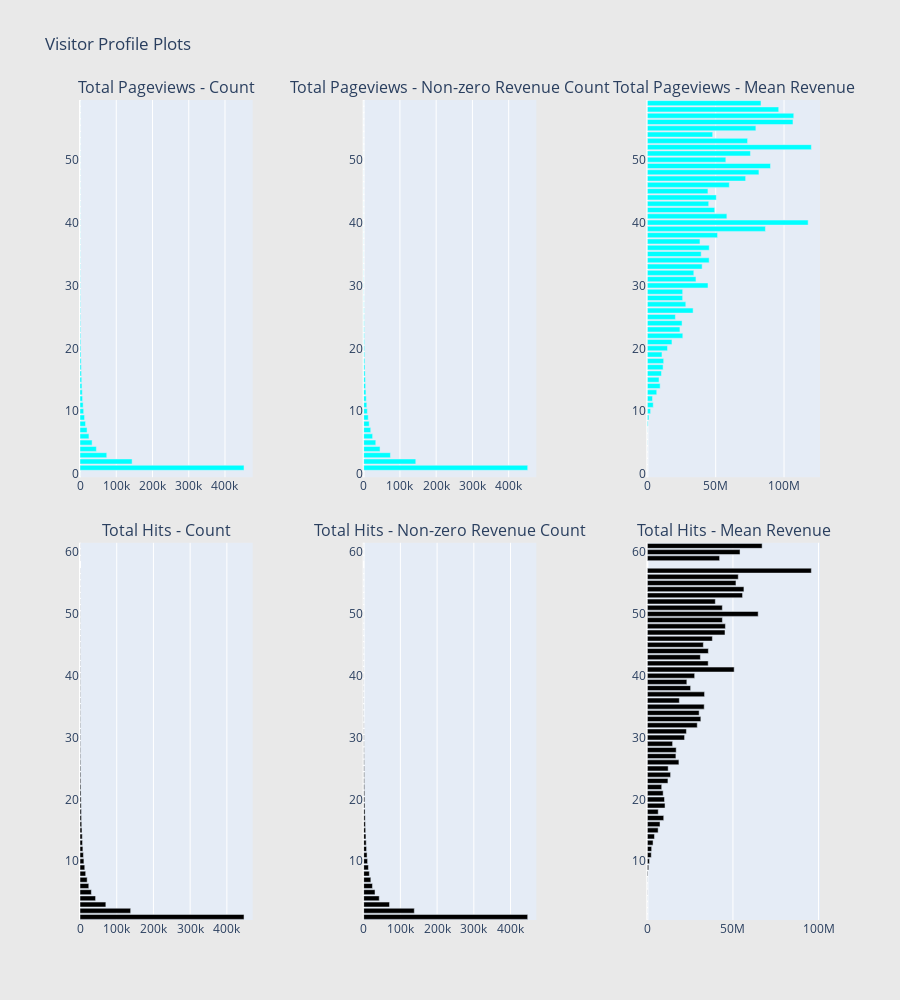

Notebook code for this chart:
### Markdown cell above
Visitor Profile:
Now let us look at the visitor profile variables like number of pageviews by the visitor, number of hits by the visitor and see how they look.

### Code cell
# Page views
cnt_srs = train.groupby('totals.pageviews')['totals.transactionRevenue'].agg(['size', 'count', 'mean'])
cnt_srs.columns = ["count", "count of non-zero revenue", "mean"]
cnt_srs = cnt_srs.sort_values(by="count", ascending=False)
trace1 = horizontal_bar_chart(cnt_srs["count"].head(60), 'cyan')
trace2 = horizontal_bar_chart(cnt_srs["count of non-zero revenue"].head(60), 'cyan')
trace5 = horizontal_bar_chart(cnt_srs["mean"].head(60), 'cyan')

# Hits
cnt_srs = train.groupby('totals.hits')['totals.transactionRevenue'].agg(['size', 'count', 'mean'])
cnt_srs.columns = ["count", "count of non-zero revenue", 'mean']
cnt_srs = cnt_srs.sort_values(by="count", ascending=False)
trace3 = horizontal_bar_chart(cnt_srs["count"].head(60), 'black')
trace4 = horizontal_bar_chart(cnt_srs["count of non-zero revenue"].head(60), 'black')
trace6 = horizontal_bar_chart(cnt_srs["mean"].head(60), 'black')

# Creating two subplots
fig = tools.make_subplots(rows=2, cols=3, vertical_spacing=0.08, horizontal_spacing=0.15, 
                          subplot_titles=["Total Pageviews - Count", "Total Pageviews - Non-zero Revenue Count", "Total Pageviews - Mean Revenue",
                                          "Total Hits - Count",  "Total Hits - Non-zero Revenue Count", "Total Hits - Mean Revenue"])

fig.append_trace(trace1, 1, 1)
fig.append_trace(trace2, 1, 2)
fig.append_trace(trace5, 1, 3)
fig.append_trace(trace3, 2, 1)
fig.append_trace(trace4, 2, 2)
fig.append_trace(trace6, 2, 3)

fig['layout'].update(height=1000, width=900, paper_bgcolor='rgb(233,233,233)', title="Visitor Profile Plots")
py.iplot(fig, filename='visitor-profile-plots')

### Figure 1 — Plotly figure (JSON) as saved in the notebook; plotly's stock layout.template omitted (floating-point values rounded to 4 significant figures)
{"data": [{"marker": {"color": "cyan"}, "orientation": "h", "showlegend": false, "type": "bar", "x": [88, 94, 100, 112, 114, 124, 134, 135, 162, 168, 184, 192, 222, 225, 240, 242, 265, 268, 298, 338, 355, 388, 410, 453, 509, 535, 567, 674, 704, 847, 873, 875, 1091, 1143, 1318, 1413, 1567, 1722, 1949, 2211, 2409, 2682, 3150, 3511, 4010, 4720, 5291, 6197, 7097, 8671, 10104, 12585, 15272, 19476, 24688, 33411, 45192, 73835, 143770, 452522], "xaxis": "x", "y": ["59", "58", 0, "56", "57", "55", "54", "53", "50", "52", "51", "49", "48", "47", "46", "44", "43", "45", "42", "41", "40", "39", "38", "37", "36", "35", "34", "33", "32", "31", "30", "29", "28", "27", "26", "25", "24", "23", "22", "21", "20", "19", "18", "17", "16", "15", "14", "13", "12", "11", "10", "9", "8", "7", "6", "5", "4", "3", "2", "1"], "yaxis": "y"}, {"marker": {"color": "cyan"}, "orientation": "h", "showlegend": false, "type": "bar", "x": [88, 94, 100, 112, 114, 124, 134, 135, 162, 168, 184, 192, 222, 225, 240, 242, 265, 268, 298, 338, 355, 388, 410, 453, 509, 535, 567, 674, 704, 847, 873, 875, 1091, 1143, 1318, 1413, 1567, 1722, 1949, 2211, 2409, 2682, 3150, 3511, 4010, 4720, 5291, 6197, 7097, 8671, 10104, 12585, 15272, 19476, 24688, 33411, 45192, 73835, 143770, 452522], "xaxis": "x2", "y": ["59", "58", 0, "56", "57", "55", "54", "53", "50", "52", "51", "49", "48", "47", "46", "44", "43", "45", "42", "41", "40", "39", "38", "37", "36", "35", "34", "33", "32", "31", "30", "29", "28", "27", "26", "25", "24", "23", "22", "21", "20", "19", "18", "17", "16", "15", "14", "13", "12", "11", "10", "9", "8", "7", "6", "5", "4", "3", "2", "1"], "yaxis": "y2"}, {"marker": {"color": "cyan"}, "orientation": "h", "showlegend": false, "type": "bar", "x": [83160000.0, 96110000.0, 0, 106500000.0, 107100000.0, 79390000.0, 47800000.0, 73320000.0, 57420000.0, 120000000.0, 75430000.0, 90100000.0, 81630000.0, 71900000.0, 59933000, 50430000.0, 44890000.0, 44320000.0, 49310000.0, 58180000.0, 117600000.0, 86380000.0, 51370000.0, 38500000.0, 45280000.0, 39400000.0, 45220000.0, 40100000.0, 33980000.0, 35570000.0, 44370000.0, 25850000.0, 25830000.0, 28130000.0, 33490000.0, 20520000.0, 25400000.0, 23840000.0, 25950000.0, 18010000.0, 14750000.0, 10720000.0, 11950000.0, 11540000.0, 10330000.0, 8565000.0, 9362000.0, 6880000.0, 3789000.0, 4324000.0, 2378000.0, 1151000.0, 555900.0, 79880.0, 13590.0, 81350.0, 22000.0, 2860.0, 8448.0, 0], "xaxis": "x3", "y": ["59", "58", 0, "56", "57", "55", "54", "53", "50", "52", "51", "49", "48", "47", "46", "44", "43", "45", "42", "41", "40", "39", "38", "37", "36", "35", "34", "33", "32", "31", "30", "29", "28", "27", "26", "25", "24", "23", "22", "21", "20", "19", "18", "17", "16", "15", "14", "13", "12", "11", "10", "9", "8", "7", "6", "5", "4", "3", "2", "1"], "yaxis": "y3"}, {"marker": {"color": "black"}, "orientation": "h", "showlegend": false, "type": "bar", "x": [198, 203, 206, 211, 212, 227, 246, 261, 269, 316, 333, 348, 349, 363, 424, 438, 454, 501, 527, 553, 621, 693, 724, 745, 785, 845, 846, 944, 1088, 1104, 1289, 1291, 1406, 1504, 1718, 1925, 2126, 2190, 2477, 2798, 3064, 3291, 3755, 4130, 4716, 5384, 6194, 6881, 7879, 9264, 10640, 12959, 15484, 19518, 23918, 30939, 42444, 70402, 137952, 446754], "xaxis": "x4", "y": ["61", "59", "60", "56", "57", "55", "54", "52", "53", "50", "51", "49", "48", "47", "46", "45", "44", "43", "42", "41", "40", "39", "38", "37", "36", "35", "34", "33", "32", "31", "30", "29", "28", "27", "26", "25", "24", "23", "22", "21", "20", "19", "18", "17", "16", "15", "14", "13", "12", "11", "10", "9", "8", "7", "6", "5", "4", "3", "2", "1"], "yaxis": "y4"}, {"marker": {"color": "black"}, "orientation": "h", "showlegend": false, "type": "bar", "x": [198, 203, 206, 211, 212, 227, 246, 261, 269, 316, 333, 348, 349, 363, 424, 438, 454, 501, 527, 553, 621, 693, 724, 745, 785, 845, 846, 944, 1088, 1104, 1289, 1291, 1406, 1504, 1718, 1925, 2126, 2190, 2477, 2798, 3064, 3291, 3755, 4130, 4716, 5384, 6194, 6881, 7879, 9264, 10640, 12959, 15484, 19518, 23918, 30939, 42444, 70402, 137952, 446754], "xaxis": "x5", "y": ["61", "59", "60", "56", "57", "55", "54", "52", "53", "50", "51", "49", "48", "47", "46", "45", "44", "43", "42", "41", "40", "39", "38", "37", "36", "35", "34", "33", "32", "31", "30", "29", "28", "27", "26", "25", "24", "23", "22", "21", "20", "19", "18", "17", "16", "15", "14", "13", "12", "11", "10", "9", "8", "7", "6", "5", "4", "3", "2", "1"], "yaxis": "y5"}, {"marker": {"color": "black"}, "orientation": "h", "showlegend": false, "type": "bar", "x": [67050000.0, 42210000.0, 54145000, 53110000.0, 95810000.0, 51760000.0, 56420000.0, 39710000.0, 55610000.0, 64740000.0, 43810000.0, 43830000.0, 45590000.0, 45360000.0, 37990000.0, 32720000.0, 35640000.0, 30990000.0, 35550000.0, 50720000.0, 27640000.0, 23080000.0, 25290000.0, 33420000.0, 18700000.0, 33220000.0, 30260000.0, 31260000.0, 29160000.0, 22820000.0, 21740000.0, 14760000.0, 16860000.0, 16680000.0, 18450000.0, 12170000.0, 13580000.0, 12030000.0, 8393000.0, 9244000.0, 10030000.0, 10340000.0, 6360000.0, 9576000.0, 7404000.0, 6312000.0, 4172000.0, 3342000.0, 2526000.0, 2303000.0, 1233000.0, 791900.0, 353000.0, 63300.0, 14030.0, 73760.0, 23430.0, 3000.0, 8804.0, 0], "xaxis": "x6", "y": ["61", "59", "60", "56", "57", "55", "54", "52", "53", "50", "51", "49", "48", "47", "46", "45", "44", "43", "42", "41", "40", "39", "38", "37", "36", "35", "34", "33", "32", "31", "30", "29", "28", "27", "26", "25", "24", "23", "22", "21", "20", "19", "18", "17", "16", "15", "14", "13", "12", "11", "10", "9", "8", "7", "6", "5", "4", "3", "2", "1"], "yaxis": "y6"}], "layout": {"annotations": [{"font": {"size": 16}, "showarrow": false, "text": "Total Pageviews - Count", "x": 0.1167, "xanchor": "center", "xref": "paper", "y": 1, "yanchor": "bottom", "yref": "paper"}, {"font": {"size": 16}, "showarrow": false, "text": "Total Pageviews - Non-zero Revenue Count", "x": 0.5, "xanchor": "center", "xref": "paper", "y": 1, "yanchor": "bottom", "yref": "paper"}, {"font": {"size": 16}, "showarrow": false, "text": "Total Pageviews - Mean Revenue", "x": 0.8833, "xanchor": "center", "xref": "paper", "y": 1, "yanchor": "bottom", "yref": "paper"}, {"font": {"size": 16}, "showarrow": false, "text": "Total Hits - Count", "x": 0.1167, "xanchor": "center", "xref": "paper", "y": 0.46, "yanchor": "bottom", "yref": "paper"}, {"font": {"size": 16}, "showarrow": false, "text": "Total Hits - Non-zero Revenue Count", "x": 0.5, "xanchor": "center", "xref": "paper", "y": 0.46, "yanchor": "bottom", "yref": "paper"}, {"font": {"size": 16}, "showarrow": false, "text": "Total Hits - Mean Revenue", "x": 0.8833, "xanchor": "center", "xref": "paper", "y": 0.46, "yanchor": "bottom", "yref": "paper"}], "height": 1000, "paper_bgcolor": "rgb(233,233,233)", "title": {"text": "Visitor Profile Plots"}, "width": 900, "xaxis": {"anchor": "y", "domain": [0, 0.2333]}, "xaxis2": {"anchor": "y2", "domain": [0.3833, 0.6167]}, "xaxis3": {"anchor": "y3", "domain": [0.7667, 1.0]}, "xaxis4": {"anchor": "y4", "domain": [0, 0.2333]}, "xaxis5": {"anchor": "y5", "domain": [0.3833, 0.6167]}, "xaxis6": {"anchor": "y6", "domain": [0.7667, 1.0]}, "yaxis": {"anchor": "x", "domain": [0.54, 1]}, "yaxis2": {"anchor": "x2", "domain": [0.54, 1]}, "yaxis3": {"anchor": "x3", "domain": [0.54, 1]}, "yaxis4": {"anchor": "x4", "domain": [0, 0.46]}, "yaxis5": {"anchor": "x5", "domain": [0, 0.46]}, "yaxis6": {"anchor": "x6", "domain": [0, 0.46]}}}
